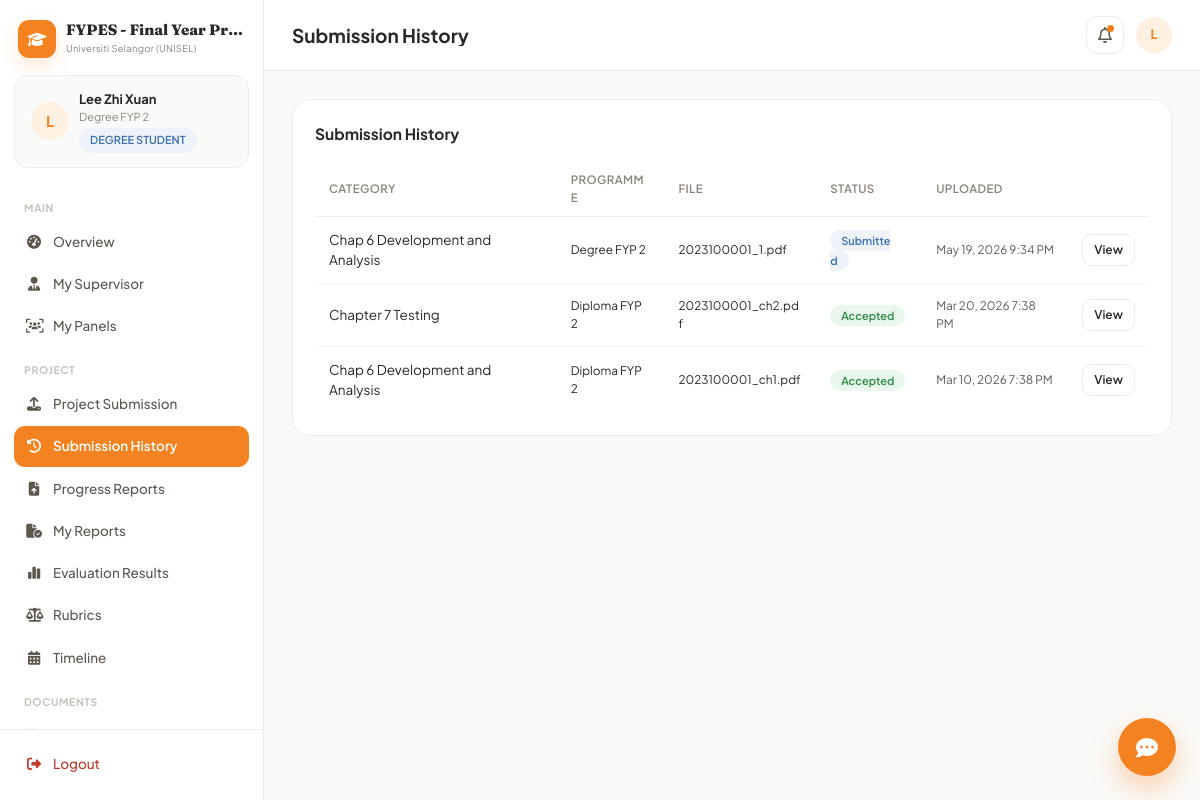
The app's page /dashboard/student/index.php?view=history (signed in) with its own data.
### tables this page shows
CREATE TABLE `students` (
  `id` int(11) NOT NULL AUTO_INCREMENT,
  `user_id` int(11) NOT NULL,
  `matric_number` varchar(30) NOT NULL,
  `level` enum('diploma','degree') NOT NULL,
  `programme` varchar(150) DEFAULT NULL,
  `faculty` varchar(150) DEFAULT NULL,
  `programme_type` enum('diploma_fyp1','diploma_fyp2','degree_fyp1','degree_fyp2') NOT NULL,
  `project_title` varchar(255) DEFAULT NULL,
  `supervisor_id` int(11) DEFAULT NULL,
  `assessor_id` int(11) DEFAULT NULL,
  `presentation_date` datetime DEFAULT NULL,
  `age` int(11) DEFAULT NULL,
  `gender` enum('male','female','other') DEFAULT NULL,
  PRIMARY KEY (`id`),
  UNIQUE KEY `matric_number` (`matric_number`),
  KEY `user_id` (`user_id`),
  KEY `supervisor_id` (`supervisor_id`),
  KEY `fk_students_assessor` (`assessor_id`),
  CONSTRAINT `fk_students_assessor` FOREIGN KEY (`assessor_id`) REFERENCES `lecturers` (`id`) ON DELETE SET NULL,
  CONSTRAINT `students_ibfk_1` FOREIGN KEY (`user_id`) REFERENCES `users` (`id`) ON DELETE CASCADE
);

CREATE TABLE `submissions` (
  `id` int(11) NOT NULL AUTO_INCREMENT,
  `student_id` int(11) NOT NULL,
  `category_id` int(11) NOT NULL,
  `file_name` varchar(255) NOT NULL,
  `file_path` varchar(255) NOT NULL,
  `google_doc_link` varchar(500) DEFAULT NULL,
  `version` int(11) NOT NULL DEFAULT 1,
  `status` enum('submitted','under_review','approved','rejected') NOT NULL DEFAULT 'submitted',
  `remarks` text DEFAULT NULL,
  `reviewed_by` int(11) DEFAULT NULL,
  `uploaded_at` datetime NOT NULL DEFAULT current_timestamp(),
  PRIMARY KEY (`id`),
  KEY `student_id` (`student_id`),
  KEY `category_id` (`category_id`),
  CONSTRAINT `submissions_ibfk_1` FOREIGN KEY (`student_id`) REFERENCES `students` (`id`) ON DELETE CASCADE,
  CONSTRAINT `submissions_ibfk_2` FOREIGN KEY (`category_id`) REFERENCES `submission_categories` (`id`) ON DELETE CASCADE
);

CREATE TABLE `submission_categories` (
  `id` int(11) NOT NULL AUTO_INCREMENT,
  `programme_type` enum('diploma_fyp1','diploma_fyp2','degree_fyp1','degree_fyp2') NOT NULL,
  `name` varchar(150) NOT NULL,
  `description` text DEFAULT NULL,
  `sort_order` int(11) DEFAULT 0,
  `deadline` date DEFAULT NULL,
  `info_file_path` varchar(255) DEFAULT NULL,
  `created_by` int(11) DEFAULT NULL,
  `created_at` datetime NOT NULL DEFAULT current_timestamp(),
  PRIMARY KEY (`id`)
);

### includes/functions.php (called while the page is built, shortened)
<?php
function safeRun(PDO $pdo, string $sql, array $params = []) {
    try {
        $stmt = $pdo->prepare($sql);
        $stmt->execute($params);
        return $stmt;
    } catch (PDOException $e) {
        error_log('FYPES SQL error: ' . $e->getMessage() . ' | SQL: ' . $sql);
        throw $e;
    }
}
function e(?string $str): string {
    return htmlspecialchars($str ?? '', ENT_QUOTES, 'UTF-8');
}
function programmeTypeLabel(string $pt): string {
    return [
        'diploma_fyp1' => 'Diploma FYP 1',
        'diploma_fyp2' => 'Diploma FYP 2',
        'degree_fyp1' => 'Degree FYP 1',
        'degree_fyp2' => 'Degree FYP 2',
    ][$pt] ?? $pt;
}
function submissionStatusLabel(string $status): string {
    return [
        'approved' => 'Accepted',
        'under_review' => 'Under Review',
        'rejected' => 'Rejected',
        'submitted' => 'Submitted',
    ][$status] ?? ucwords(str_replace('_', ' ', $status));
}
function statusBadgeColor(string $status): string {
    return [
        'approved' => 'success', 'accepted' => 'success', 'completed' => 'success',
        'released' => 'success', 'active' => 'success', 'confirmed' => 'success', 'promoted' => 'success',
        'under_review' => 'warning', 'pending' => 'warning', 'planned' => 'warning', 'submitted' => 'info',
        'draft' => 'secondary', 'reopened' => 'warning',
        'rejected' => 'danger', 'failed' => 'danger', 'inactive' => 'danger', 'closed' => 'secondary',
    ][$status] ?? 'secondary';
}
function getSetting(PDO $pdo, string $key, ?string $default = null): ?string {
    static $cache = [];
    $stmt = safeRun($pdo, 'SELECT setting_value FROM system_settings WHERE setting_key=?', [$key]);
    $row = $stmt ? $stmt->fetch() : null;
    return $cache[$key] = ($row['setting_value'] ?? $default);
}
function studentAccessBlocked(PDO $pdo, ?string $onDate = null): bool {
    $start = trim((string)getSetting($pdo, 'student_access_block_start', ''));
    $end = trim((string)getSetting($pdo, 'student_access_block_end', ''));
    if ($start === '' || $end === '') return false;
    $date = $onDate ?: date('Y-m-d');
    return $date >= $start && $date <= $end;
}
function studentSemesterId(PDO $pdo, int $studentId): ?int {
    $stmt = safeRun($pdo, 'SELECT semester_id FROM students WHERE id=?', [$studentId]);
    $row = $stmt ? $stmt->fetch() : null;
    if ($row && $row['semester_id'] !== null) return (int)$row['semester_id'];
    $history=safeRun($pdo,"SELECT h.semester_id FROM student_stage_history h JOIN semesters se ON se.id=h.semester_id WHERE h.student_id=? ORDER BY (h.status IN ('planned','active')) DESC,se.start_date DESC,h.id DESC LIMIT 1",[$studentId])->fetch();
    return $history ? (int)$history['semester_id'] : currentSemesterId($pdo);
}
function secureFileUrl(int $id, string $kind): string {
    return BASE_URL . '/dashboard/download.php?kind=' . rawurlencode($kind) . '&id=' . $id;
}

### includes/auth.php (called while the page is built, shortened)
<?php
function isLoggedIn(): bool {
    return isset($_SESSION['user_id']);
}
function currentUser(): ?array {
    return [
        'id' => $_SESSION['user_id'],
        'role' => $_SESSION['role'],
        'name' => $_SESSION['name'],
        'email' => $_SESSION['email'],
        'photo' => $_SESSION['photo'] ?? null,
        'lecturer_id' => $_SESSION['lecturer_id'] ?? null,
        'student_id' => $_SESSION['student_id'] ?? null,
    ];
}
function requireRole(string $role): void {
    if ($role === 'student') {
        global $pdo;
        if (isset($pdo) && studentAccessBlocked($pdo)) {
            $_SESSION = [];
            if (ini_get('session.use_cookies')) {
                $params=session_get_cookie_params();
                setcookie(session_name(),'',time()-42000,$params['path'],$params['domain'],$params['secure'],$params['httponly']);
            }
            session_destroy();
            redirect(BASE_URL . '/auth/login.php?error=student_access_blocked');
        }
    }
}
function unreadNotificationCount(PDO $pdo): int {
    $stmt = safeRun($pdo, "SELECT COUNT(*) c FROM notifications WHERE user_id = ? AND is_read = 0", [$_SESSION['user_id']]);
    $row = $stmt ? $stmt->fetch() : ['c' => 0];
    return (int) $row['c'];
}

### dashboard/student/views/history.php (the view, shortened to what this page needs)
<?php
$allSubs=safeRun($pdo,"SELECT sub.*,sc.name cat_name,sc.programme_type FROM submissions sub JOIN submission_categories sc ON sc.id=sub.category_id WHERE sub.student_id=? AND sub.semester_id<=>? ORDER BY sub.uploaded_at DESC",[$studentId,$studentSemesterId])->fetchAll();
?>
<div class="card-fy"><div class="section-title">Submission History</div><table class="table-fy"><thead><tr><th>Category</th><th>Programme</th><th>File</th><th>Status</th><th>Uploaded</th><th></th></tr></thead><tbody>
<?php foreach($allSubs as $s): ?><tr><td><?= e($s['cat_name']) ?></td><td class="small"><?= programmeTypeLabel($s['programme_type']) ?></td><td class="small"><?= e($s['file_name']) ?></td><td><span class="badge-fy badge-<?= statusBadgeColor($s['status']) ?>"><?= e(submissionStatusLabel($s['status'])) ?></span></td><td class="small text-muted"><?= date('M j, Y g:i A',strtotime($s['uploaded_at'])) ?></td><td><?php if($s['file_path']): ?><a target="_blank" class="btn-fy-outline btn-sm" href="<?= secureFileUrl((int)$s['id'],'submission') ?>">View</a><?php elseif($s['google_doc_link']): ?><a target="_blank" rel="noopener" class="btn-fy-outline btn-sm" href="<?= e($s['google_doc_link']) ?>">Open</a><?php endif; ?></td></tr><?php endforeach; ?>
</tbody></table></div>

### includes/dash_head.php (shortened to what this page needs)
<?php
$chatbotEnabled = getSetting($pdo, 'chatbot_enabled', '1') === '1';
$systemName = getSetting($pdo, 'system_name', APP_NAME) ?: APP_NAME;
$institutionName = getSetting($pdo, 'institution_name', APP_INSTITUTION) ?: APP_INSTITUTION;
$darkMode = getSetting($pdo, 'dark_mode', '0') === '1';
$unreadCount = unreadNotificationCount($pdo);
$notifStmt = safeRun($pdo, "SELECT * FROM notifications WHERE user_id = ? ORDER BY created_at DESC LIMIT 8", [$user['id']]);
$recentNotifs = $notifStmt ? $notifStmt->fetchAll() : [];
?>
<!DOCTYPE html>
<html lang="en">
<head>
<link href="https://cdn.jsdelivr.net/npm/bootstrap@5.3.3/dist/css/bootstrap.min.css" rel="stylesheet">
<link href="https://cdnjs.cloudflare.com/ajax/libs/font-awesome/6.5.1/css/all.min.css" rel="stylesheet">
<link rel="stylesheet" href="<?= BASE_URL ?>/assets/css/style.css">
</head>
<body class="dash-body <?= $darkMode ? 'dark-mode' : '' ?>">
<div class="dash-shell">
  <aside class="dash-sidebar" id="dashSidebar">
    <div class="sidebar-brand" title="<?= e($systemName) ?> — <?= e($institutionName) ?>">
      <div class="brand-icon" style="background:var(--theme)"><i class="fa-solid fa-graduation-cap"></i></div>
      <div class="brand-copy">
        <div class="brand-name" title="<?= e($systemName) ?>"><?= e($systemName) ?></div>
        <div class="brand-sub" title="<?= e($institutionName) ?>"><?= e($institutionName) ?></div>
      </div>
    </div>
    <div class="sidebar-user">
      <div class="user-avatar" style="background:var(--theme-soft);color:var(--theme)">
        <?= strtoupper(substr($user['name'],0,1)) ?>
      </div>
      <div class="user-meta">
        <div class="user-name"><?= e($user['name']) ?></div>
        <div class="user-role"><?= e($roleLabelText) ?></div>
        <?php if (isset($levelBadge)): ?><span class="badge-fy badge-info mt-1" style="display:inline-block;"><?= e($levelBadge) ?></span><?php endif; ?>
      </div>
    </div>
    <nav class="sidebar-nav">
      <?php foreach ($navGroups as $group): ?>
        <?php if (!empty($group['label'])): ?><div class="nav-group-label"><?= e($group['label']) ?></div><?php endif; ?>
        <?php foreach ($group['items'] as $item): ?>
          <a href="?view=<?= e($item['view']) ?>" class="nav-item <?= $activeView === $item['view'] ? 'active' : '' ?>">
            <i class="fa-solid fa-<?= e($item['icon']) ?>"></i>
            <span><?= e($item['label']) ?></span>
          </a>
        <?php endforeach; ?>
      <?php endforeach; ?>
    </nav>
    <div class="sidebar-footer">
      <a href="<?= BASE_URL ?>/auth/logout.php" class="nav-item logout-item">
        <i class="fa-solid fa-right-from-bracket"></i><span>Logout</span>
      </a>
    </div>
  </aside>
  <div class="dash-main">
    <header class="dash-topbar">
      <h1 class="topbar-title"><?= e($pageTitle) ?></h1>
      <div class="topbar-actions">
        <div class="dropdown">
          <button class="icon-btn" data-bs-toggle="dropdown"><i class="fa-regular fa-bell"></i><?php if ($unreadCount>0): ?><span class="notif-dot"></span><?php endif; ?></button>
        </div>
        <div class="user-avatar-sm" style="background:var(--theme-soft);color:var(--theme)"><?= strtoupper(substr($user['name'],0,1)) ?></div>
      </div>
    </header>
    <main class="dash-content">

### records on screen
students: programme_type "Degree FYP 2", level "DEGREE STUDENT"
submissions: category.name "Chap 6 Development and Analysis", category.programme_type "Degree FYP 2", file_name "2023100001_1.pdf", status "Submitted", uploaded_at "May 19, 2026 9:34 PM"
submissions: category.name "Chapter 7 Testing", category.programme_type "Diploma FYP 2", file_name "2023100001_ch2.pdf", status "Accepted", uploaded_at "Mar 20, 2026 7:38 PM"
submissions: category.name "Chap 6 Development and Analysis", category.programme_type "Diploma FYP 2", file_name "2023100001_ch1.pdf", status "Accepted", uploaded_at "Mar 10, 2026 7:38 PM"

### other values on screen
$systemName "FYPES - Final Year Pr…"
$institutionName "Universiti Selangor (UNISEL)"
substr($user['name'],0,1) "L"
$user['name'] "Lee Zhi Xuan"
$group['label'] "MAIN"
$item['label'] "Overview"
$item['label'] "My Supervisor"
$item['label'] "My Panels"
$group['label'] "PROJECT"
$item['label'] "Project Submission"
$item['label'] "Submission History"
$item['label'] "Progress Reports"
$item['label'] "My Reports"
$item['label'] "Evaluation Results"
$item['label'] "Rubrics"
